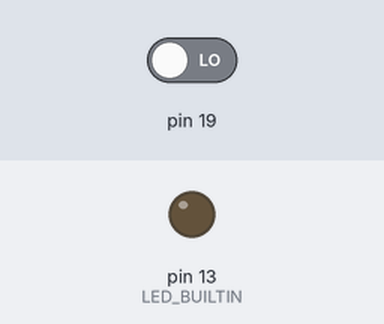
The sketch below on a simulated Arduino Uno, built with avr-gcc and run on an emulated ATmega328P. Shown: output pins drawn as LEDs (lit = HIGH). The test bench sets the inputs (shaded band); at power-on: pin 19 LOW. What the sketch prints to the serial monitor is not drawn.

Above: at 1.2 s.
1.3 s: pin 19 driven HIGH
At 2.2 s:
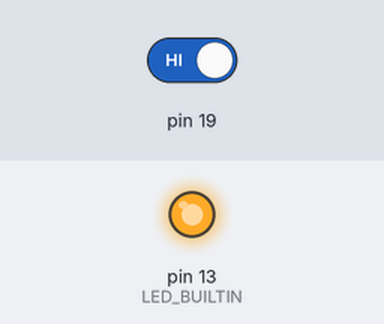
2.8 s: pin 19 driven LOW
At 3.5 s:
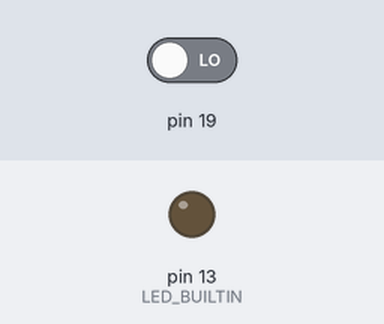
Timing chart, 0 to 5.8 s (numbered marks = the images above; inputs shaded):
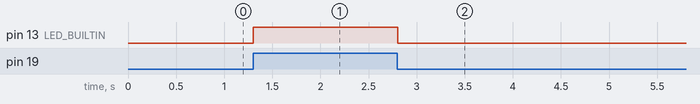

The sketch:

ArduinoSampler.ino
```cpp
int val = 0;

// the setup function runs once when you press reset or power the board
void setup() {
  Serial.begin(115200);
  // initialize digital pin LED_BUILTIN as an output.
  pinMode(LED_BUILTIN, OUTPUT);
  pinMode(19, INPUT);
}

// the loop function runs over and over again forever
void loop() {
  val = digitalRead(19);
  Serial.print(val);
  Serial.print(", ");
  digitalWrite(LED_BUILTIN, val);
  delay(10);
}
```

Measured:
- after the input at 1.3 s, pin 13 (LED_BUILTIN): LOW → HIGH at once
- after the input at 2.8 s, pin 13 (LED_BUILTIN): HIGH → LOW at once
